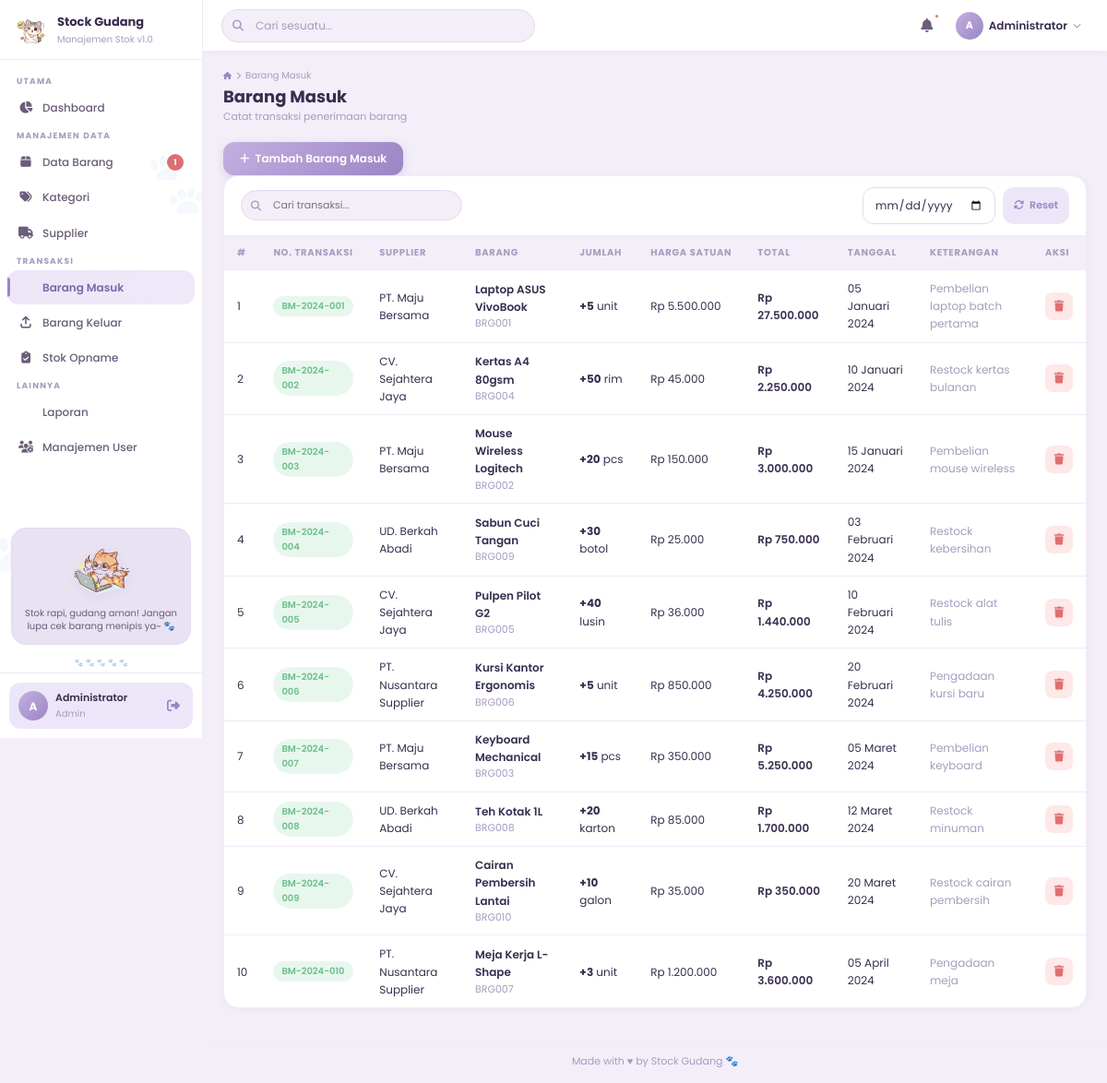
The app's page /index.php?page=barang_masuk (signed in) with its own data.
### tables this page shows
CREATE TABLE IF NOT EXISTS barang_masuk (
    id INT AUTO_INCREMENT PRIMARY KEY,
    no_transaksi VARCHAR(30) NOT NULL UNIQUE,
    id_supplier INT DEFAULT NULL,
    id_barang INT NOT NULL,
    jumlah INT NOT NULL,
    harga_satuan DECIMAL(15,2) NOT NULL DEFAULT 0,
    tanggal DATE NOT NULL,
    keterangan TEXT DEFAULT NULL,
    id_user INT DEFAULT NULL,
    created_at TIMESTAMP DEFAULT CURRENT_TIMESTAMP,
    FOREIGN KEY (id_supplier) REFERENCES supplier(id) ON DELETE SET NULL,
    FOREIGN KEY (id_barang) REFERENCES barang(id) ON DELETE CASCADE,
    FOREIGN KEY (id_user) REFERENCES users(id) ON DELETE SET NULL
);

CREATE TABLE IF NOT EXISTS supplier (
    id INT AUTO_INCREMENT PRIMARY KEY,
    kode_supplier VARCHAR(20) NOT NULL UNIQUE,
    nama_supplier VARCHAR(150) NOT NULL,
    alamat TEXT DEFAULT NULL,
    telepon VARCHAR(20) DEFAULT NULL,
    email VARCHAR(100) DEFAULT NULL,
    created_at TIMESTAMP DEFAULT CURRENT_TIMESTAMP,
    updated_at TIMESTAMP DEFAULT CURRENT_TIMESTAMP ON UPDATE CURRENT_TIMESTAMP
);

CREATE TABLE IF NOT EXISTS barang (
    id INT AUTO_INCREMENT PRIMARY KEY,
    kode_barang VARCHAR(30) NOT NULL UNIQUE,
    nama_barang VARCHAR(150) NOT NULL,
    id_kategori INT DEFAULT NULL,
    satuan VARCHAR(30) NOT NULL DEFAULT 'pcs',
    harga_beli DECIMAL(15,2) NOT NULL DEFAULT 0,
    harga_jual DECIMAL(15,2) NOT NULL DEFAULT 0,
    stok INT NOT NULL DEFAULT 0,
    stok_minimum INT NOT NULL DEFAULT 5,
    foto VARCHAR(255) DEFAULT NULL,
    created_at TIMESTAMP DEFAULT CURRENT_TIMESTAMP,
    updated_at TIMESTAMP DEFAULT CURRENT_TIMESTAMP ON UPDATE CURRENT_TIMESTAMP,
    FOREIGN KEY (id_kategori) REFERENCES kategori(id) ON DELETE SET NULL
);

### index.php (called while the page is built, shortened)
<?php
require_once 'config/database.php';
$page = $_GET['page'] ?? 'dashboard';
include 'includes/header.php';
include "includes/header_close.php";
include "pages/{$page}.php";
include 'includes/footer.php';
?>

### config/database.php (called while the page is built, shortened)
<?php
function formatRupiah($amount) {
    return 'Rp ' . number_format($amount, 0, ',', '.');
}
function formatDate($date) {
    $months = ['', 'Januari', 'Februari', 'Maret', 'April', 'Mei', 'Juni',
               'Juli', 'Agustus', 'September', 'Oktober', 'November', 'Desember'];
    $d = date('d', strtotime($date));
    $m = (int)date('m', strtotime($date));
    $y = date('Y', strtotime($date));
    return "$d {$months[$m]} $y";
}
?>

### pages/barang_masuk.php (the view, shortened to what this page needs)
<?php
$db = getDB();
$rows = $db->query("
    SELECT bm.*, b.nama_barang, b.kode_barang, b.satuan, s.nama_supplier
    FROM barang_masuk bm
    JOIN barang b ON bm.id_barang = b.id
    LEFT JOIN supplier s ON bm.id_supplier = s.id
    ORDER BY bm.created_at DESC
");
?>
<div style="margin-left:auto;">
    <button class="btn btn-primary" onclick="openModal('modalTambah')">
        <i class="fas fa-plus"></i> Tambah Barang Masuk
    </button>
</div>
<div class="card">
    <div class="table-toolbar">
        <div class="table-search">
            <input type="text" placeholder="Cari transaksi..." oninput="filterTbl(this,'tblBM')">
        </div>
        <div style="display:flex;gap:8px;">
            <input type="date" class="form-control" id="filterTgl" onchange="filterByDate()" style="width:auto;padding:9px 12px;font-size:12px;" title="Filter tanggal">
            <button class="btn btn-secondary btn-sm" onclick="document.getElementById('filterTgl').value='';filterByDate()">
                <i class="fas fa-rotate"></i> Reset
            </button>
        </div>
    </div>
    <div class="table-responsive">
        <table class="data-table" id="tblBM">
            <thead>
                <tr>
                    <th>#</th>
                    <th>No. Transaksi</th>
                    <th>Supplier</th>
                    <th>Barang</th>
                    <th>Jumlah</th>
                    <th>Harga Satuan</th>
                    <th>Total</th>
                    <th>Tanggal</th>
                    <th>Keterangan</th>
                    <th>Aksi</th>
                </tr>
            </thead>
            <tbody id="tblBMbody">
                <?php $no=1; while($row=$rows->fetch_assoc()): ?>
                <tr data-tgl="<?= $row['tanggal'] ?>">
                    <td><?= $no++ ?></td>
                    <td><span class="badge badge-green"><?= htmlspecialchars($row['no_transaksi']) ?></span></td>
                    <td style="font-size:12px;"><?= htmlspecialchars($row['nama_supplier'] ?? '-') ?></td>
                    <td>
                        <div style="font-weight:600;font-size:12px;"><?= htmlspecialchars($row['nama_barang']) ?></div>
                        <div style="font-size:11px;color:var(--text-light);"><?= htmlspecialchars($row['kode_barang']) ?></div>
                    </td>
                    <td><strong style="color:var(--success);">+<?= $row['jumlah'] ?></strong> <?= htmlspecialchars($row['satuan']) ?></td>
                    <td style="font-size:12px;"><?= formatRupiah($row['harga_satuan']) ?></td>
                    <td style="font-weight:600;"><?= formatRupiah($row['jumlah'] * $row['harga_satuan']) ?></td>
                    <td style="font-size:12px;"><?= formatDate($row['tanggal']) ?></td>
                    <td style="font-size:12px;color:var(--text-light);"><?= htmlspecialchars($row['keterangan'] ?: '-') ?></td>
                    <td>
                        <div class="table-actions">
                            <button class="btn btn-danger btn-icon" onclick="hapusBM(<?= $row['id'] ?>,'<?= htmlspecialchars($row['no_transaksi']) ?>')" title="Hapus">
                                <i class="fas fa-trash"></i>
                            </button>
                        </div>
                    </td>
                </tr>
                <?php endwhile; ?>
            </tbody>
        </table>
    </div>
</div>

### assets/css/style.css (style rules this page uses)
:root { --primary: #C4B0E0; --primary-light: #DDD2F0; --primary-lighter: #EDE6F8; --primary-bg: #F5F0FA; --primary-dark: #9B85C4; --primary-darker: #7B68A8; --pink: #E8A0BF; --pink-light: #F2C4D6; --pink-lighter: #FCEEF5; --bg-main: #F3EEF8; --bg-white: #FFFFFF; --bg-card: #FFFFFF; --text-dark: #3A2D50; --text-mid: #6B5D7B; --text-light: #A99BBF; --border: #E4D9F0; --border-light: #F0EAF8; --shadow-sm: 0 1px 6px rgba(155,133,196,.08); --shadow-md: 0 4px 16px rgba(155,133,196,.12); --shadow-lg: 0 8px 32px rgba(155,133,196,.16); --radius-sm: 8px; --radius-md: 12px; --radius-lg: 16px; --radius-xl: 20px; --radius-pill: 999px; --sidebar-w: 220px; --nav-h: 56px; --ease: cubic-bezier(.4,0,.2,1); --green: #6BBF8A; --green-bg: #E8F7EE; --red: #E07070; --red-bg: #FEE8E8; --orange: #EDB95E; --orange-bg: #FEF4E4; --blue: #7BA7D7; --blue-bg: #E4EFFE; }
*,*::before,*::after { margin:0;padding:0;box-sizing:border-box }
html { scroll-behavior:smooth }
body { font-family:'Poppins',sans-serif;background:var(--bg-main);color:var(--text-dark);font-size:13px;line-height:1.6;min-height:100vh;overflow-x:hidden }
.form-control { width:100%;padding:11px 14px;border:1.5px solid var(--border);border-radius:var(--radius-md);font-family:'Poppins',sans-serif;font-size:13px;color:var(--text-dark);background:var(--bg-white);transition:.25s var(--ease);outline:none }
.form-control::placeholder { color:var(--text-light) }
.btn { display:inline-flex;align-items:center;gap:6px;padding:9px 18px;border-radius:var(--radius-md);font-family:'Poppins',sans-serif;font-size:12px;font-weight:600;cursor:pointer;border:none;transition:.25s var(--ease);white-space:nowrap }
.btn-primary { background:linear-gradient(135deg,var(--primary),var(--primary-dark));color:#fff;box-shadow:0 3px 10px rgba(155,133,196,.28) }
.btn-secondary { background:var(--primary-lighter);color:var(--primary-dark) }
.btn-danger { background:var(--red-bg);color:var(--red) }
.btn-sm { padding:6px 12px;font-size:11px }
.btn-icon { width:30px;height:30px;padding:0;justify-content:center;border-radius:var(--radius-sm) }
.card { background:var(--bg-card);border-radius:var(--radius-lg);box-shadow:var(--shadow-sm);border:1px solid var(--border-light);overflow:hidden;margin-bottom:16px }
.table-responsive { overflow-x:auto;-webkit-overflow-scrolling:touch }
.table-toolbar { display:flex;align-items:center;justify-content:space-between;gap:10px;padding:12px 18px;border-bottom:1px solid var(--border-light);flex-wrap:wrap }
.table-search { position:relative;flex:1;max-width:240px }
.table-search input { width:100%;padding:7px 12px 7px 34px;border:1.5px solid var(--border);border-radius:var(--radius-pill);font-family:'Poppins',sans-serif;font-size:11px;background:var(--bg-main);transition:.25s var(--ease);outline:none;color:var(--text-dark) }
.data-table { width:100%;border-collapse:collapse;font-size:12px }
.data-table th { padding:10px 14px;text-align:left;font-size:10px;font-weight:700;text-transform:uppercase;letter-spacing:.7px;color:var(--text-light);background:var(--bg-main);border-bottom:1px solid var(--border-light);white-space:nowrap }
.data-table td { padding:10px 14px;border-bottom:1px solid var(--border-light);color:var(--text-dark);vertical-align:middle }
.data-table tr:last-child td { border-bottom:none }
.data-table tbody tr { transition:.15s ease }
.table-actions { display:flex;gap:5px;align-items:center }
.badge { display:inline-flex;align-items:center;padding:3px 9px;border-radius:var(--radius-pill);font-size:10px;font-weight:600 }
.badge-green { background:var(--green-bg);color:var(--green) }
.form-control,select.form-control,textarea.form-control { width:100%;padding:9px 12px;border:1.5px solid var(--border);border-radius:var(--radius-md);font-family:'Poppins',sans-serif;font-size:12px;color:var(--text-dark);background:var(--bg-white);transition:.25s var(--ease);outline:none;appearance:none }

### records on screen
barang_masuk: no_transaksi "BM-2024-001", id_supplier.nama_supplier "PT. Maju Bersama", id_barang.nama_barang "Laptop ASUS VivoBook", id_barang.kode_barang "BRG001", jumlah "5", id_barang.satuan "unit", harga_satuan "Rp 5.500.000", formatRupiah($row['jumlah'] * $row['harga_satuan']) "Rp 27.500.000", tanggal "05 Januari 2024", keterangan "Pembelian laptop batch pertama"
barang_masuk: no_transaksi "BM-2024-002", id_supplier.nama_supplier "CV. Sejahtera Jaya", id_barang.nama_barang "Kertas A4 80gsm", id_barang.kode_barang "BRG004", jumlah "50", id_barang.satuan "rim", harga_satuan "Rp 45.000", formatRupiah($row['jumlah'] * $row['harga_satuan']) "Rp 2.250.000", tanggal "10 Januari 2024", keterangan "Restock kertas bulanan"
barang_masuk: no_transaksi "BM-2024-003", id_supplier.nama_supplier "PT. Maju Bersama", id_barang.nama_barang "Mouse Wireless Logitech", id_barang.kode_barang "BRG002", jumlah "20", id_barang.satuan "pcs", harga_satuan "Rp 150.000", formatRupiah($row['jumlah'] * $row['harga_satuan']) "Rp 3.000.000", tanggal "15 Januari 2024", keterangan "Pembelian mouse wireless"
barang_masuk: no_transaksi "BM-2024-004", id_supplier.nama_supplier "UD. Berkah Abadi", id_barang.nama_barang "Sabun Cuci Tangan", id_barang.kode_barang "BRG009", jumlah "30", id_barang.satuan "botol", harga_satuan "Rp 25.000", formatRupiah($row['jumlah'] * $row['harga_satuan']) "Rp 750.000", tanggal "03 Februari 2024", keterangan "Restock kebersihan"
barang_masuk: no_transaksi "BM-2024-005", id_supplier.nama_supplier "CV. Sejahtera Jaya", id_barang.nama_barang "Pulpen Pilot G2", id_barang.kode_barang "BRG005", jumlah "40", id_barang.satuan "lusin", harga_satuan "Rp 36.000", formatRupiah($row['jumlah'] * $row['harga_satuan']) "Rp 1.440.000", tanggal "10 Februari 2024", keterangan "Restock alat tulis"
barang_masuk: no_transaksi "BM-2024-006", id_supplier.nama_supplier "PT. Nusantara Supplier", id_barang.nama_barang "Kursi Kantor Ergonomis", id_barang.kode_barang "BRG006", jumlah "5", id_barang.satuan "unit", harga_satuan "Rp 850.000", formatRupiah($row['jumlah'] * $row['harga_satuan']) "Rp 4.250.000", tanggal "20 Februari 2024", keterangan "Pengadaan kursi baru"
barang_masuk: no_transaksi "BM-2024-007", id_supplier.nama_supplier "PT. Maju Bersama", id_barang.nama_barang "Keyboard Mechanical", id_barang.kode_barang "BRG003", jumlah "15", id_barang.satuan "pcs", harga_satuan "Rp 350.000", formatRupiah($row['jumlah'] * $row['harga_satuan']) "Rp 5.250.000", tanggal "05 Maret 2024", keterangan "Pembelian keyboard"
barang_masuk: no_transaksi "BM-2024-008", id_supplier.nama_supplier "UD. Berkah Abadi", id_barang.nama_barang "Teh Kotak 1L", id_barang.kode_barang "BRG008", jumlah "20", id_barang.satuan "karton", harga_satuan "Rp 85.000", formatRupiah($row['jumlah'] * $row['harga_satuan']) "Rp 1.700.000", tanggal "12 Maret 2024", keterangan "Restock minuman"
barang_masuk: no_transaksi "BM-2024-009", id_supplier.nama_supplier "CV. Sejahtera Jaya", id_barang.nama_barang "Cairan Pembersih Lantai", id_barang.kode_barang "BRG010", jumlah "10", id_barang.satuan "galon", harga_satuan "Rp 35.000", formatRupiah($row['jumlah'] * $row['harga_satuan']) "Rp 350.000", tanggal "20 Maret 2024", keterangan "Restock cairan pembersih"
barang_masuk: no_transaksi "BM-2024-010", id_supplier.nama_supplier "PT. Nusantara Supplier", id_barang.nama_barang "Meja Kerja L-Shape", id_barang.kode_barang "BRG007", jumlah "3", id_barang.satuan "unit", harga_satuan "Rp 1.200.000", formatRupiah($row['jumlah'] * $row['harga_satuan']) "Rp 3.600.000", tanggal "05 April 2024", keterangan "Pengadaan meja"

### other values on screen
$stok_menipis "1"
substr($_SESSION['nama'] ?? 'U', 0, 1) "A"
$_SESSION['nama'] "Administrator"
$_SESSION['role'] "Admin"
$title_info[0] "Barang Masuk"
$title_info[1] "Catat transaksi penerimaan barang"
